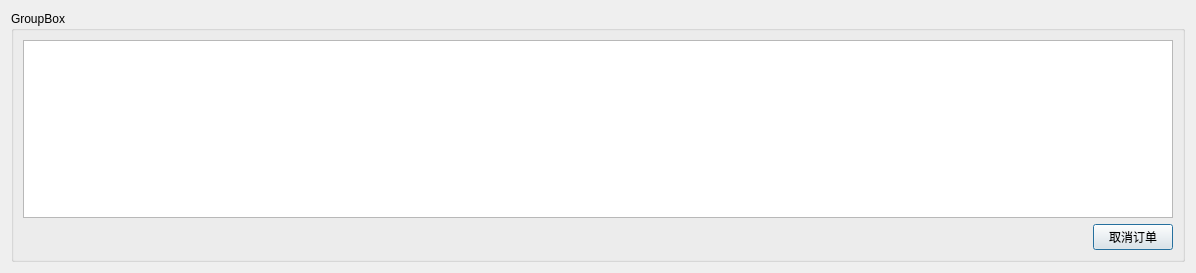
<?xml version="1.0" encoding="UTF-8"?>
<ui version="4.0">
 <class>UserTicketDlg</class>
 <widget class="QDialog" name="UserTicketDlg">
  <property name="geometry">
   <rect>
    <x>0</x>
    <y>0</y>
    <width>1196</width>
    <height>273</height>
   </rect>
  </property>
  <property name="windowTitle">
   <string>UserTicket</string>
  </property>
  <layout class="QGridLayout" name="gridLayout_2">
   <item row="0" column="0">
    <widget class="QGroupBox" name="groupBox">
     <property name="title">
      <string>GroupBox</string>
     </property>
     <layout class="QGridLayout" name="gridLayout">
      <item row="0" column="0">
       <layout class="QVBoxLayout" name="verticalLayout">
        <item>
         <widget class="QTableView" name="tableView"/>
        </item>
        <item>
         <layout class="QHBoxLayout" name="horizontalLayout">
          <item>
           <spacer name="horizontalSpacer">
            <property name="orientation">
             <enum>Qt::Horizontal</enum>
            </property>
            <property name="sizeHint" stdset="0">
             <size>
              <width>40</width>
              <height>20</height>
             </size>
            </property>
           </spacer>
          </item>
          <item>
           <widget class="QPushButton" name="pushButton">
            <property name="text">
             <string>取消订单</string>
            </property>
           </widget>
          </item>
         </layout>
        </item>
       </layout>
      </item>
     </layout>
    </widget>
   </item>
  </layout>
 </widget>
 <resources/>
 <connections/>
</ui>
